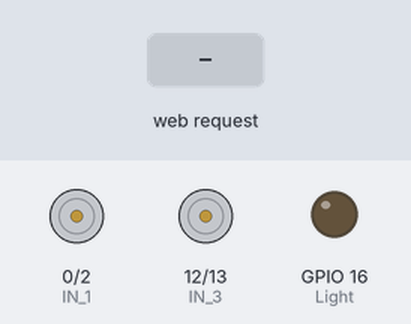
A sketch run on a simulated ESP8266 (NodeMCU). Parts: motor-driver pin pairs drawn as motors (green arrow = first pin HIGH = forward, orange = second pin HIGH = backward, longer = more drive, scaled by the enable pin), output pins drawn as LEDs (lit = HIGH). The test bench sets the inputs (shaded band).

Above: at 1.2 s.
1.3 s: HTTP request GET /?State=F received
At 1.8 s:
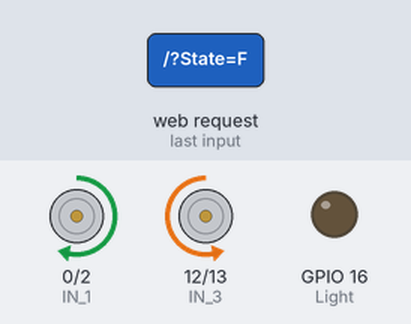
2.8 s: HTTP request GET /?State=B received
At 4.0 s:
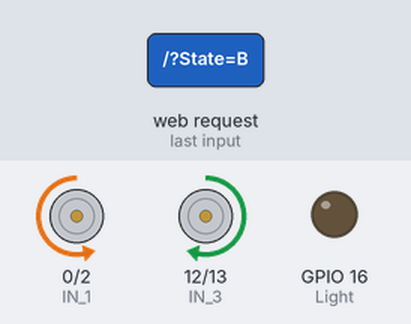
4.3 s: HTTP request GET /?State=L received
At 5.2 s:
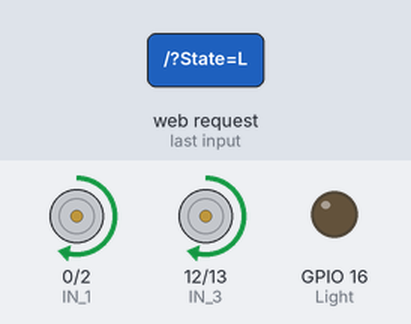
5.8 s: HTTP request GET /?State=R received
At 6.4 s:
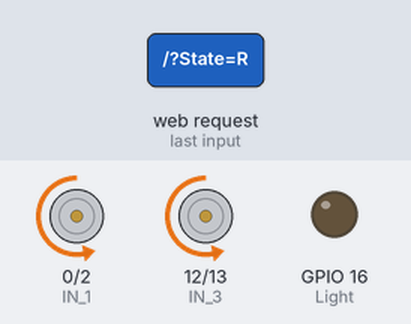
Timing chart, 0 to 8.3 s (numbered marks = the images above; inputs shaded):
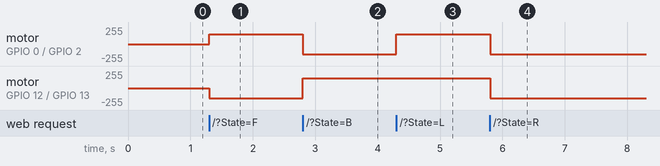

The sketch:

wifi_car.ino
```cpp
#include <ESP8266WiFi.h>
#include <WiFiClient.h>
#include <ESP8266WebServer.h>

const char* ssid = "Robot Wifi";
const char* password = "87654321";

#define ENA 4
#define IN_1 0
#define IN_2 2
#define IN_3 12
#define IN_4 13
#define ENB 15

#define Light 16

String command;
int speedCar = 150;

ESP8266WebServer server(80);

void setup() {
  Serial.begin(115200);

  pinMode(ENA, OUTPUT);
  pinMode(IN_1, OUTPUT);
  pinMode(IN_2, OUTPUT);
  pinMode(IN_3, OUTPUT);
  pinMode(IN_4, OUTPUT);
  pinMode(ENB, OUTPUT);
  pinMode(Light, OUTPUT);

  WiFi.mode(WIFI_AP);
  WiFi.softAP(ssid, password);

  server.on("/", handleRoot);
  server.begin();
}

void loop() {
  server.handleClient();
  command = server.arg("State");

  if (command == "F") goForward();
  else if (command == "B") goBack();
  else if (command == "L") goLeft();
  else if (command == "R") goRight();
  else if (command == "S") stopRobot();
}

void handleRoot() {
  server.send(200, "text/html", "");
}

void goForward() {
  digitalWrite(IN_1, HIGH);
  digitalWrite(IN_2, LOW);
  analogWrite(ENA, speedCar);

  digitalWrite(IN_3, LOW);
  digitalWrite(IN_4, HIGH);
  analogWrite(ENB, speedCar);
}

void goBack() {
  digitalWrite(IN_1, LOW);
  digitalWrite(IN_2, HIGH);
  analogWrite(ENA, speedCar);

  digitalWrite(IN_3, HIGH);
  digitalWrite(IN_4, LOW);
  analogWrite(ENB, speedCar);
}

void goLeft() {
  digitalWrite(IN_1, HIGH);
  digitalWrite(IN_2, LOW);
  analogWrite(ENA, speedCar);

  digitalWrite(IN_3, HIGH);
  digitalWrite(IN_4, LOW);
  analogWrite(ENB, speedCar);
}

void goRight() {
  digitalWrite(IN_1, LOW);
  digitalWrite(IN_2, HIGH);
  analogWrite(ENA, speedCar);

  digitalWrite(IN_3, LOW);
  digitalWrite(IN_4, HIGH);
  analogWrite(ENB, speedCar);
}

void stopRobot() {
  digitalWrite(IN_1, LOW);
  digitalWrite(IN_2, LOW);
  analogWrite(ENA, 0);

  digitalWrite(IN_3, LOW);
  digitalWrite(IN_4, LOW);
  analogWrite(ENB, 0);
}
```

Measured:
- after the input at 1.3 s, motor on GPIO 0 (IN_1) / GPIO 2 (IN_2): stopped → forward 150/255 at once; motor on GPIO 12 (IN_3) / GPIO 13 (IN_4): stopped → backward 150/255 at once
- after the input at 2.8 s, motor on GPIO 0 (IN_1) / GPIO 2 (IN_2): forward 150/255 → backward 150/255 at once; motor on GPIO 12 (IN_3) / GPIO 13 (IN_4): backward 150/255 → forward 150/255 at once
- after the input at 4.3 s, motor on GPIO 0 (IN_1) / GPIO 2 (IN_2): backward 150/255 → forward 150/255 at once
- after the input at 5.8 s, motor on GPIO 0 (IN_1) / GPIO 2 (IN_2), motor on GPIO 12 (IN_3) / GPIO 13 (IN_4): forward 150/255 → backward 150/255 at once
